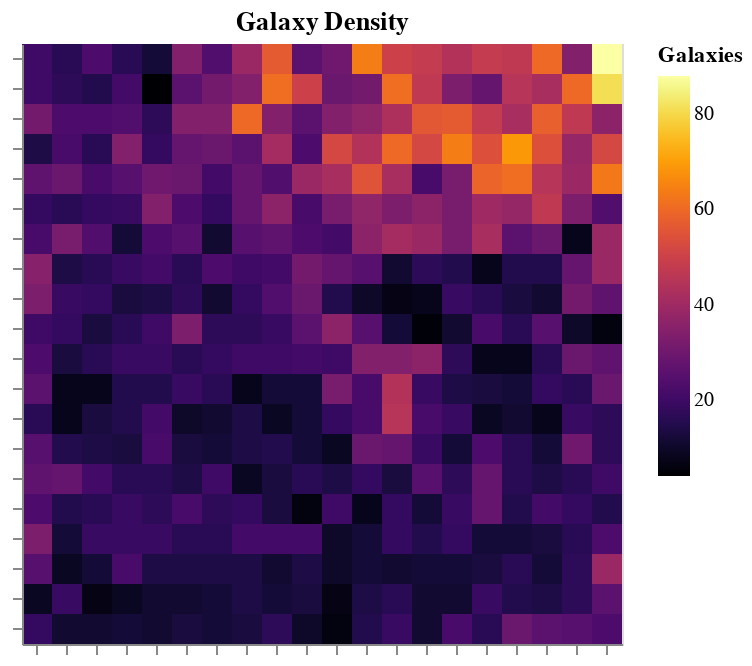

This figure's notebook cell:
### Code cell
pz.densityMap(title="Galaxy Density")

### Figure 1 — Vega-Lite specification as saved in the notebook (floating-point values rounded to 4 significant figures; data arrays with more than 128 entries replaced by an {"elided": "..."} marker saying what was removed)
{"$schema": "https://vega.github.io/schema/vega-lite/v3.4.0.json", "config": {"mark": {"tooltip": null}, "view": {"height": 300, "width": 400}}, "data": {"name": "data-944a16d3610b5876d747949b8a20c3ce"}, "datasets": {"data-944a16d3610b5876d747949b8a20c3ce": {"elided": "400 records"}}, "encoding": {"color": {"field": "Galaxies", "scale": {"scheme": "inferno", "type": "linear"}, "type": "quantitative"}, "x": {"axis": {"labels": false, "title": null}, "field": "x", "type": "ordinal"}, "y": {"axis": {"labels": false, "title": null}, "field": "y", "type": "ordinal"}}, "height": 300, "mark": "rect", "title": "Galaxy Density", "width": 300}
